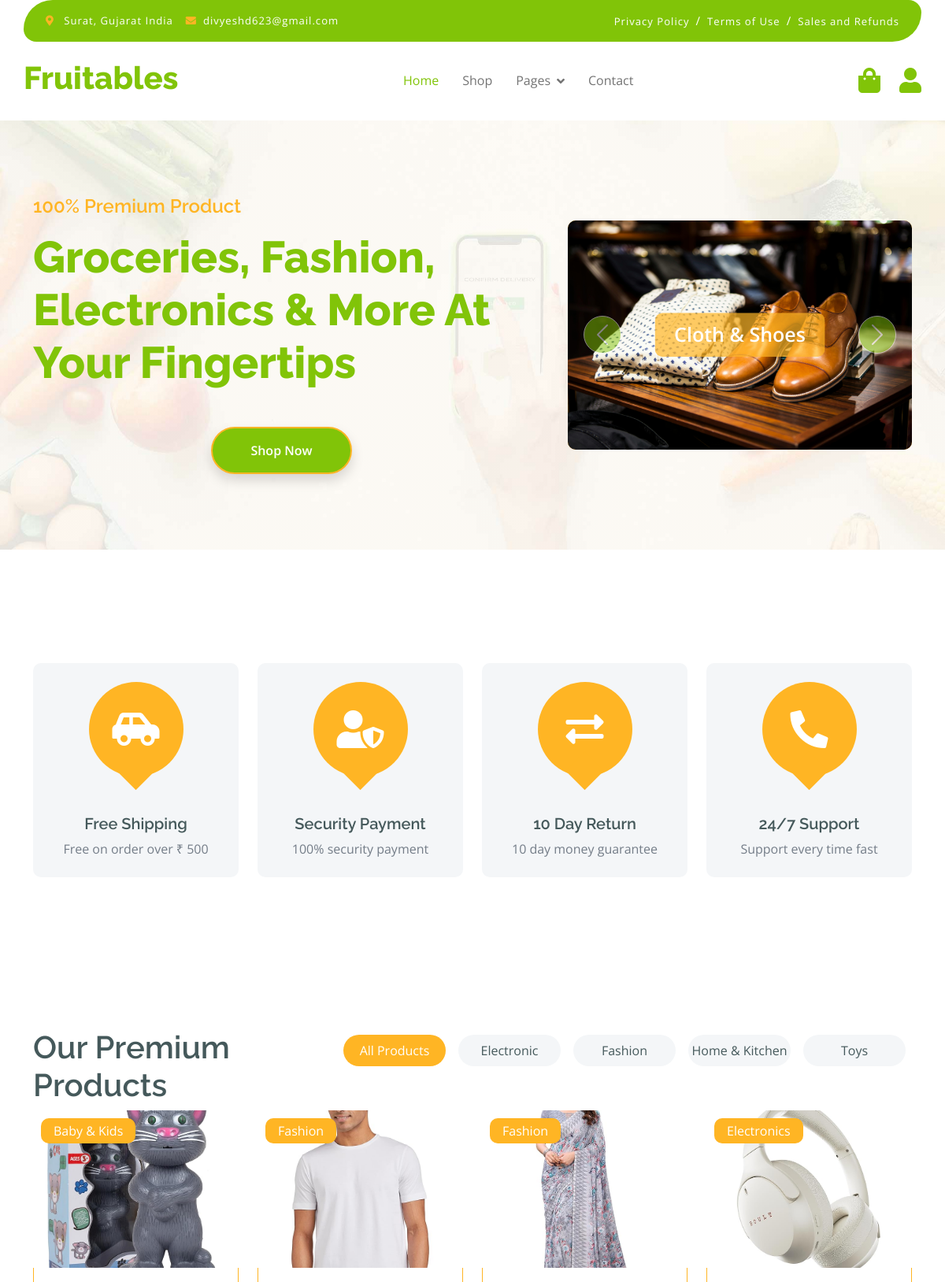
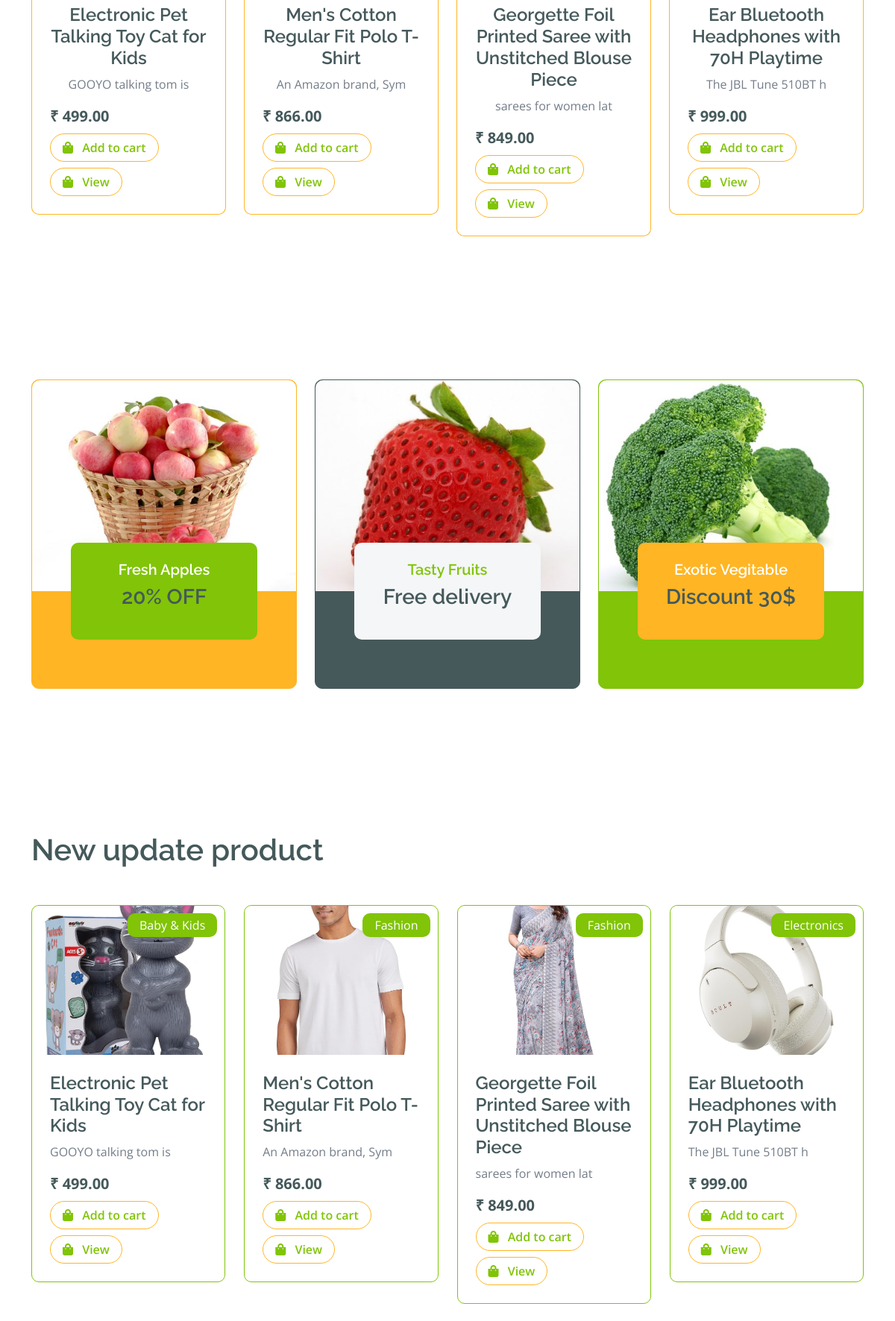
The page / (signed in, upper part) on the database its author committed (2 pictures, top to bottom).
### shop/models.py (models this page shows, shortened)
class Product(models.Model):
    CATEGORY_CHOICES = [
        ('kg', 'Kilogram'),
        ('g', 'Gram'),
        ('ltr', 'Litre'),
        ('ml', 'Millilitre'),
        ('pcs', 'Pieces'),
    ]
    category = models.ForeignKey(Category, on_delete=models.CASCADE, related_name='products')
    name = models.CharField(max_length=200)
    price = models.DecimalField(max_digits=8, decimal_places=2)
    description = models.TextField()
    stock = models.PositiveIntegerField(default=0)
    country_of_origin = models.CharField(max_length=100, default="India")
    bullet_points = models.TextField(blank=True)
    created = models.DateTimeField(auto_now_add=True)
    updated = models.DateTimeField(auto_now=True)

class ProductImage(models.Model):
    product = models.ForeignKey(Product, on_delete=models.CASCADE, related_name='images')
    image = models.ImageField(upload_to='products/')

class Category(models.Model):
    name = models.CharField(max_length=100)
    parent = models.ForeignKey('self', on_delete=models.CASCADE, null=True, blank=True, related_name='subcategories')
    class Meta:
        verbose_name_plural = 'Categories'
    @property
    def get_main_category(self):
        category = self
        while category.parent is not None:
            category = category.parent
        return category.name

### shop/views.py (the view)
# urls.py: 2. Add a URL to urlpatterns:  path('', views.home, name='home')
def home(request):
    products = Product.objects.all()
    return render(request, 'index.html',{"products": products})

### shop/templates/index.html (shortened to what this page needs)
{% extends "base.html" %}
{% load static %}
{% block content %}
    <body>
        <div class="container-fluid py-5 mb-5 hero-header">
            <div class="container py-5">
                <div class="row g-5 align-items-center">
                    <div class="col-md-12 col-lg-7">
                        <h4 class="mb-3 text-secondary">100% Premium Product</h4>
                        <h1 class="mb-5 display-4 text-primary">Groceries, Fashion, Electronics & More At Your Fingertips</h1>
                        <div class="d-flex justify-content-center mt-4">
                            <a href="{% url 'shop' %}" class="btn btn-primary border-2 border-secondary py-3 px-5 rounded-pill text-white shadow">
                                Shop Now
                            </a>
                        </div>
                    </div>
                    <div class="col-md-12 col-lg-5">
                        <div id="carouselId" class="carousel slide position-relative" data-bs-ride="carousel">
                            <div class="carousel-inner" role="listbox">
                                <div class="carousel-item active rounded">
                                    <img src="{% static 'img/hero-img-1.jpg' %}" class="img-fluid w-100 h-100 bg-secondary rounded" alt="First slide">
                                    <a href="#" class="btn px-4 py-2 text-white rounded">Cloth & Shoes</a>
                                </div>
                            </div>
                            <button class="carousel-control-prev" type="button" data-bs-target="#carouselId" data-bs-slide="prev">
                                <span class="carousel-control-prev-icon" aria-hidden="true"></span>
                            </button>
                            <button class="carousel-control-next" type="button" data-bs-target="#carouselId" data-bs-slide="next">
                                <span class="carousel-control-next-icon" aria-hidden="true"></span>
                            </button>
                        </div>
                    </div>
                </div>
            </div>
        </div>
        <div class="container-fluid featurs py-5">
            <div class="container py-5">
                <div class="row g-4">
                    <div class="col-md-6 col-lg-3">
                        <div class="featurs-item text-center rounded bg-light p-4">
                            <div class="featurs-icon btn-square rounded-circle bg-secondary mb-5 mx-auto">
                                <i class="fas fa-car-side fa-3x text-white"></i>
                            </div>
                            <div class="featurs-content text-center">
                                <h5>Free Shipping</h5>
                                <p class="mb-0">Free on order over ₹ 500</p>
                            </div>
                        </div>
                    </div>
                    <div class="col-md-6 col-lg-3">
                        <div class="featurs-item text-center rounded bg-light p-4">
                            <div class="featurs-icon btn-square rounded-circle bg-secondary mb-5 mx-auto">
                                <i class="fas fa-user-shield fa-3x text-white"></i>
                            </div>
                            <div class="featurs-content text-center">
                                <h5>Security Payment</h5>
                                <p class="mb-0">100% security payment</p>
                            </div>
                        </div>
                    </div>
                    <div class="col-md-6 col-lg-3">
                        <div class="featurs-item text-center rounded bg-light p-4">
                            <div class="featurs-icon btn-square rounded-circle bg-secondary mb-5 mx-auto">
                                <i class="fas fa-exchange-alt fa-3x text-white"></i>
                            </div>
                            <div class="featurs-content text-center">
                                <h5>10 Day Return</h5>
                                <p class="mb-0">10 day money guarantee</p>
                            </div>
                        </div>
                    </div>
                    <div class="col-md-6 col-lg-3">
                        <div class="featurs-item text-center rounded bg-light p-4">
                            <div class="featurs-icon btn-square rounded-circle bg-secondary mb-5 mx-auto">
                                <i class="fa fa-phone-alt fa-3x text-white"></i>
                            </div>
                            <div class="featurs-content text-center">
                                <h5>24/7 Support</h5>
                                <p class="mb-0">Support every time fast</p>
                            </div>
                        </div>
                    </div>
                </div>
            </div>
        </div>
        <div class="container-fluid fruite py-5">
            <div class="container py-5">
                <div class="tab-class text-center">
                    <div class="row g-4">
                        <div class="col-lg-4 text-start">
                            <h1>Our Premium Products</h1>
                        </div>
                        <div class="col-lg-8 text-end">
                            <ul class="nav nav-pills d-inline-flex text-center mb-5">
                                <li class="nav-item">
                                    <a class="d-flex m-2 py-2 bg-light rounded-pill active" data-bs-toggle="pill" href="#tab-1">
                                        <span class="text-dark" style="width: 130px;">All Products</span>
                                    </a>
                                </li>
                                <li class="nav-item">
                                    <a class="d-flex py-2 m-2 bg-light rounded-pill" data-bs-toggle="pill" href="#tab-2">
                                        <span class="text-dark" style="width: 130px;">Electronic</span>
                                    </a>
                                </li>
                                <li class="nav-item">
                                    <a class="d-flex m-2 py-2 bg-light rounded-pill" data-bs-toggle="pill" href="#tab-3">
                                        <span class="text-dark" style="width: 130px;">Fashion</span>
                                    </a>
                                </li>
                                <li class="nav-item">
                                    <a class="d-flex m-2 py-2 bg-light rounded-pill" data-bs-toggle="pill" href="#tab-4">
                                        <span class="text-dark" style="width: 130px;">Home & Kitchen</span>
                                    </a>
                                </li>
                                <li class="nav-item">
                                    <a class="d-flex m-2 py-2 bg-light rounded-pill" data-bs-toggle="pill" href="#tab-5">
                                        <span class="text-dark" style="width: 130px;">Toys</span>
                                    </a>
                                </li>
                            </ul>
                        </div>
                    </div>
                    <div class="tab-content">
                        <div id="tab-1" class="tab-pane fade show p-0 active">
                            <div class="row g-4">
                                <div class="col-lg-12">
                                    <div class="row g-4">
                                        {% for product in products %}
                                            <div class="col-md-6 col-lg-4 col-xl-3">
                                                <div class="rounded position-relative fruite-item">
                                                    <div class="fruite-img">
                                                        {% if product.images.first %}
                                                            <img src="{{ product.images.first.image.url }}" class="img-fluid w-100 rounded-top" alt="" style="height: 200px; object-fit: cover;">
                                                        {% endif %}
                                                    </div>
                                                    <div class="text-white bg-secondary px-3 py-1 rounded position-absolute" style="top: 10px; left: 10px;">{{ product.category.get_main_category }}</div>
                                                    <div class="p-4 border border-secondary border-top-0 rounded-bottom">
                                                        <h4>{{ product.name }}</h4>
                                                        <p>{{ product.description|slice:":20" }}</p>
                                                        <div class="d-flex justify-content-between flex-lg-wrap gap-2">
                                                            <p class="text-dark fs-5 fw-bold mb-0">₹ {{ product.price }}</p>
                                                            <a href="{% url 'add_to_cart' product.id %}" class="btn border border-secondary rounded-pill px-3 text-primary"><i class="fa fa-shopping-bag me-2 text-primary"></i> Add to cart</a>
                                                            <a href="{% url 'product_detail' product.id %}" class="btn border border-secondary rounded-pill px-3 text-primary"><i class="fa fa-shopping-bag me-2 text-primary"></i> View</a>
                                                        </div>
                                                    </div>
                                                </div>
                                            </div>
                                        {% endfor %}
                                    </div>
                                </div>
                            </div>
                        </div>
                    </div>
                </div>
            </div>
        </div>
        <div class="container-fluid service py-5">
            <div class="container py-5">
                <div class="row g-4 justify-content-center">
                    <div class="col-md-6 col-lg-4">
                        <a href="#">
                            <div class="service-item bg-secondary rounded border border-secondary">
                                <img src="{% static 'img/featur-1.jpg' %}" class="img-fluid rounded-top w-100" alt="">
                                <div class="px-4 rounded-bottom">
                                    <div class="service-content bg-primary text-center p-4 rounded">
                                        <h5 class="text-white">Fresh Apples</h5>
                                        <h3 class="mb-0">20% OFF</h3>
                                    </div>
                                </div>
                            </div>
                        </a>
                    </div>
                    <div class="col-md-6 col-lg-4">
                        <a href="#">
                            <div class="service-item bg-dark rounded border border-dark">
                                <img src="{% static 'img/featur-2.jpg' %}" class="img-fluid rounded-top w-100" alt="">
                                <div class="px-4 rounded-bottom">
                                    <div class="service-content bg-light text-center p-4 rounded">
                                        <h5 class="text-primary">Tasty Fruits</h5>
                                        <h3 class="mb-0">Free delivery</h3>
                                    </div>
                                </div>
                            </div>
                        </a>
                    </div>
                    <div class="col-md-6 col-lg-4">
                        <a href="#">
                            <div class="service-item bg-primary rounded border border-primary">
                                <img src="{% static 'img/featur-3.jpg' %}" class="img-fluid rounded-top w-100" alt="">
                                <div class="px-4 rounded-bottom">
                                    <div class="service-content bg-secondary text-center p-4 rounded">
                                        <h5 class="text-white">Exotic Vegitable</h5>
                                        <h3 class="mb-0">Discount 30$</h3>
                                    </div>
                                </div>
                            </div>
                        </a>
                    </div>
                </div>
            </div>
        </div>
        <div class="container-fluid vesitable py-5">
            <div class="container py-5">
                <h1 class="mb-0">New update product</h1>
                <div class="owl-carousel vegetable-carousel justify-content-center">
                    {% for product in products %}
                        <div class="border border-primary rounded position-relative vesitable-item">
                            <div class="vesitable-img">
                                <img src="{{ product.images.first.image.url }}" class="img-fluid w-100 rounded-top" alt="" style="height: 200px; object-fit: cover;">
                            </div>
                            <div class="text-white bg-primary px-3 py-1 rounded position-absolute" style="top: 10px; right: 10px;">{{ product.category.get_main_category }}</div>
                            <div class="p-4 rounded-bottom">
                                <h4>{{ product.name }}</h4>
                                <p>{{ product.description|slice:":20" }}</p>
                                <div class="d-flex justify-content-between flex-lg-wrap gap-2">
                                    <p class="text-dark fs-5 fw-bold mb-0">₹ {{ product.price }}</p>
                                    <a href="{% url 'add_to_cart' product.id %}" class="btn border border-secondary rounded-pill px-3 text-primary"><i class="fa fa-shopping-bag me-2 text-primary"></i> Add to cart</a>
                                    <a href="{% url 'product_detail' product.id %}" class="btn border border-secondary rounded-pill px-3 text-primary"><i class="fa fa-shopping-bag me-2 text-primary"></i> View</a>
                                </div>
                            </div>
                        </div>
                    {% endfor %}
                </div>
            </div>
        </div>
    </body>
{% endblock %}

### rows shown on the page
Product: images.first.image (picture), category.get_main_category "Baby & Kids", name "Electronic Pet Talking Toy Cat for Kids", description "GOOYO talking tom is", price "499.00"
Product: images.first.image (picture), category.get_main_category "Fashion", name "Men's Cotton Regular Fit Polo T-Shirt", description "An Amazon brand, Sym", price "866.00"
Product: images.first.image (picture), category.get_main_category "Fashion", name "Georgette Foil Printed Saree with Unstitched Blouse Piece", description "sarees for women lat", price "849.00"
Product: images.first.image (picture), category.get_main_category "Electronics", name "Ear Bluetooth Headphones with 70H Playtime", description "The JBL Tune 510BT h", price "999.00"
